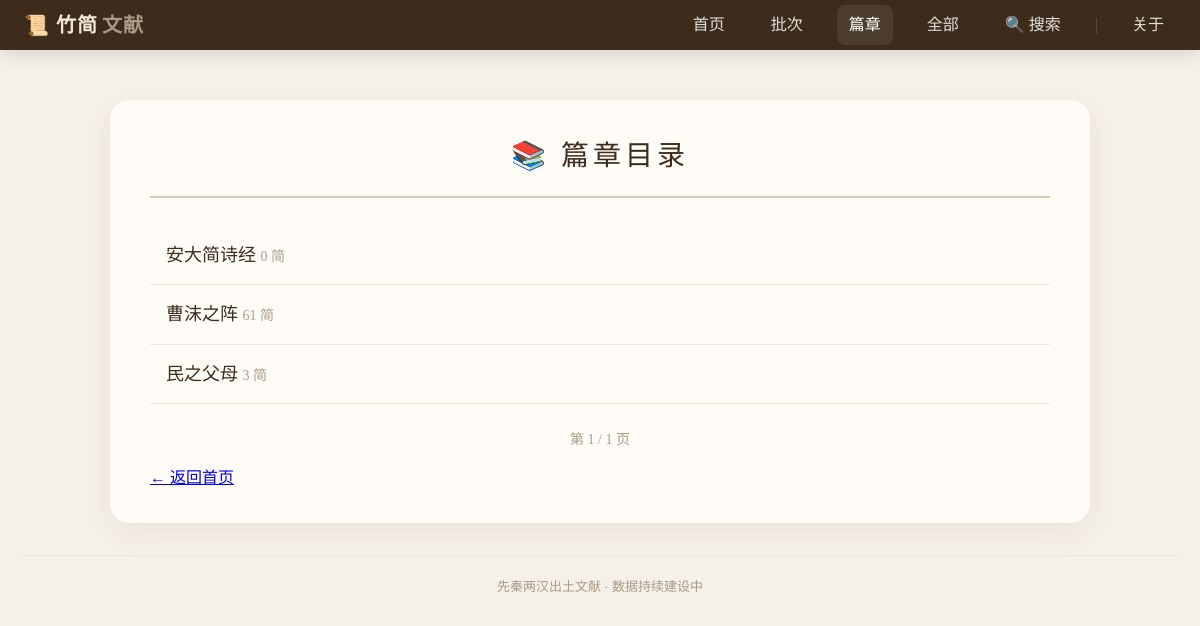
/chapters/, run on an earlier commit of the app's database.
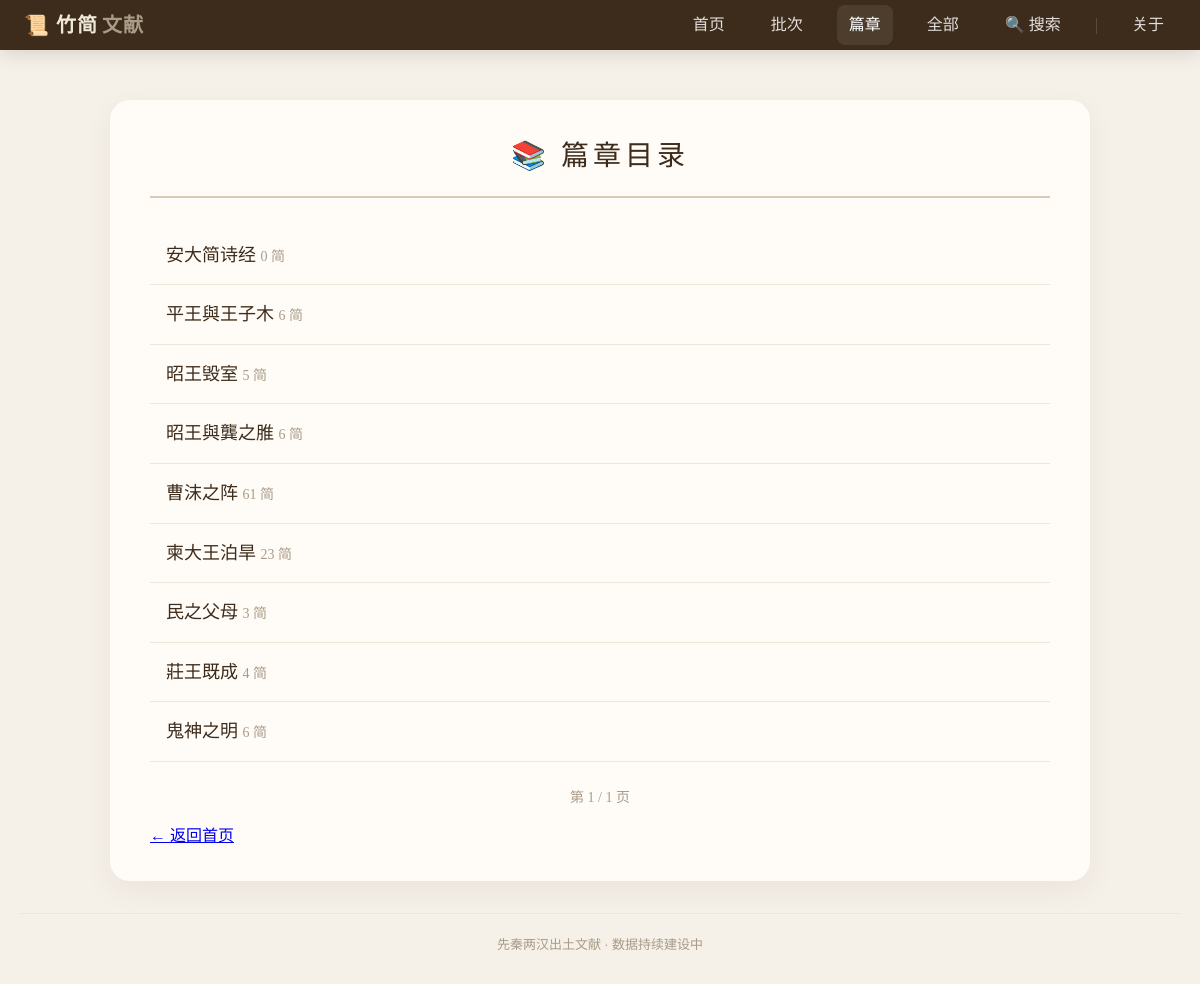
And on a later commit of the database.
### texts/models.py (models this page shows, shortened)
class Chapter(models.Model):
    title = models.CharField(max_length=100, unique=True, verbose_name="篇名")
    description = models.TextField(blank=True, verbose_name="篇目说明")
    slip_order = models.JSONField(
        default=list,
        blank=True,
        verbose_name="简序",
        help_text="按顺序存储该篇所有简，如 ['41', '1', '37A', '2']"
    )
    collection = models.ForeignKey(
        Collection,
        on_delete=models.SET_NULL,
        null=True,
        blank=True,
        related_name='chapters',
        verbose_name="所属批次"
    )
    class Meta:
        ordering = ['title']
        verbose_name = "篇目"
        verbose_name_plural = "篇目"

### texts/views.py (the view)
# urls.py: path('chapters/', views.chapter_list, name='chapter_list'),
def chapter_list(request):
    page = request.GET.get('page', 1)
    chapters_qs = Chapter.objects.annotate(slips_count=Count('slip_texts')).order_by('title')
    paginator = Paginator(chapters_qs, 20)
    try:
        page_obj = paginator.page(page)
    except PageNotAnInteger:
        page_obj = paginator.page(1)
    except EmptyPage:
        page_obj = paginator.page(paginator.num_pages)
    context = {
        'chapters': page_obj.object_list,
        'paginator': paginator,
        'page_obj': page_obj,
    }
    return render(request, 'texts/chapter_list.html', context)

### texts/templates/texts/chapter_list.html (shortened to what this page needs)
{% extends 'texts/base.html' %}
{% block content %}
    <h1>📚 篇章目录</h1>
    {% if chapters %}
        <ul class="chapter-list">
            {% for ch in chapters %}
                <li class="chapter-item">
                    <a href="{% url 'slip_list' %}?chapter={{ ch.id }}">
                        {{ ch.title }}
                        <span class="chapter-count">{{ ch.slips_count }} 简</span>
                    </a>
                </li>
            {% endfor %}
        </ul>
        {% if paginator and page_obj %}
        <div class="pagination" aria-label="分页">
            <span class="page-info">第 {{ page_obj.number }} / {{ paginator.num_pages }} 页</span>
        </div>
        {% endif %}
    {% else %}
        <p class="empty-msg">暂无篇章数据。</p>
    {% endif %}
    <p><a href="{% url 'home' %}" class="page-back-link">← 返回首页</a></p>
{% endblock %}

### texts/templates/texts/base.html (shortened to what this page needs)
<!DOCTYPE html>
<html>
<head>
    {% load static %}
    <link rel="stylesheet" href="{% static 'texts/css/style.css' %}">
</head>
<body>
    <nav class="navbar">
        <a href="{% url 'home' %}" class="brand">📜 竹简<span>文献</span></a>
        <div class="nav-links" id="navLinks">
            <a href="{% url 'home' %}"
                class="{% if request.resolver_match.url_name == 'home' %}active{% endif %}">首页</a>
                <a href="{% url 'collection_list' %}" class="{% if request.resolver_match.url_name == 'collection_list' %}active{% endif %}">批次</a>
            <a href="{% url 'chapter_list' %}"
                class="{% if request.resolver_match.url_name == 'chapter_list' %}active{% endif %}">篇章</a>
            <a href="{% url 'slip_list' %}"
                class="{% if request.resolver_match.url_name == 'slip_list' and not request.GET.chapter %}active{% endif %}">全部</a>
            <a href="{% url 'search' %}" class="{% if request.resolver_match.url_name == 'search' %}active{% endif %}">🔍 搜索</a>
            <span class="sep">|</span>
            <a href="#">关于</a>
        </div>
    </nav>
    <div class="container">
        {% block content %}
        {% endblock %}
    </div>
    <div class="footer">
        先秦两汉出土文献 · 数据持续建设中
    </div>
</body>
</html>

### texts/static/texts/css/style.css (style rules this page uses)
:root { --bg: #f5f0e8; --card: #fffcf8; --accent: #7a5d3c; --muted: #aa9b88; --dark: #3d2c1b; --glass: rgba(77, 56, 34, 0.06); --radius: 12px; --max-width: 980px; --content-gap: 18px; --font-serif: "Noto Serif SC", "KaiTi", "楷体", "STKaiti", serif; --font-sans: "Inter", "Segoe UI", system-ui, -apple-system, sans-serif; }
* { margin: 0; padding: 0; box-sizing: border-box; }
body { font-family: var(--font-serif); background-color: var(--bg); color: var(--dark); padding: 100px 20px 30px; line-height: 1.7; -webkit-font-smoothing: antialiased; -moz-osx-font-smoothing: grayscale; }
.container, .detail-container, .char-detail-container { max-width: var(--max-width); margin: 0 auto; background: var(--card); border-radius: 20px; box-shadow: 0 10px 30px var(--glass); padding: 32px 40px; transition: box-shadow 0.3s ease, transform 0.2s ease; }
.navbar { position: fixed; top: 0; left: 0; right: 0; z-index: 1200; display: flex; align-items: center; justify-content: space-between; padding: 0 24px; height: 50px; background: var(--dark, #3d2c1b); color: #fff; box-shadow: 0 4px 20px rgba(0, 0, 0, 0.12); }
.navbar .brand { font-weight: 700; font-size: 20px; text-decoration: none; color: #f0e8d8; letter-spacing: 1px; flex-shrink: 0; }
.navbar .brand span { color: #aa9b88; margin-left: 4px; }
.navbar .nav-links { display: flex; gap: 22px; align-items: center; }
.navbar .nav-links a { color: rgba(255, 255, 255, 0.85); text-decoration: none; padding: 6px 12px; border-radius: 8px; transition: background 0.2s; }
.navbar .nav-links a.active, .navbar .nav-links a:hover { background: rgba(255, 255, 255, 0.08); color: #fff; }
.navbar .sep { color: rgba(255, 255, 255, 0.2); }
h1 { font-size: 28px; font-weight: normal; letter-spacing: 4px; color: var(--dark); border-bottom: 2px solid #dacbb8; padding-bottom: 16px; margin-bottom: 28px; text-align: center; }
.chapter-list { list-style: none; padding: 0; margin: 16px 0; }
.chapter-item { display: flex; justify-content: space-between; align-items: center; padding: 14px 16px; border-bottom: 1px solid #ede6db; font-size: 18px; }
.chapter-item a { color: var(--dark); text-decoration: none; flex: 1; }
.chapter-count { color: var(--muted); font-size: 14px; }
.footer { margin-top: 32px; text-align: center; font-size: 13px; color: var(--muted); border-top: 1px solid #ede6db; padding-top: 20px; }
.pagination { display: flex; justify-content: center; gap: 12px; align-items: center; margin: 24px 0 12px; }
.page-info { color: var(--muted); font-size: 14px; }

What changed in the data, as far as the page shows it:
added Chapter: title "平王與王子木", slips_count "6"
added Chapter: title "昭王毁室", slips_count "5"
added Chapter: title "昭王與龔之脽", slips_count "6"
added Chapter: title "柬大王泊旱", slips_count "23"
added Chapter: title "莊王既成", slips_count "4"
added Chapter: title "鬼神之明", slips_count "6"
